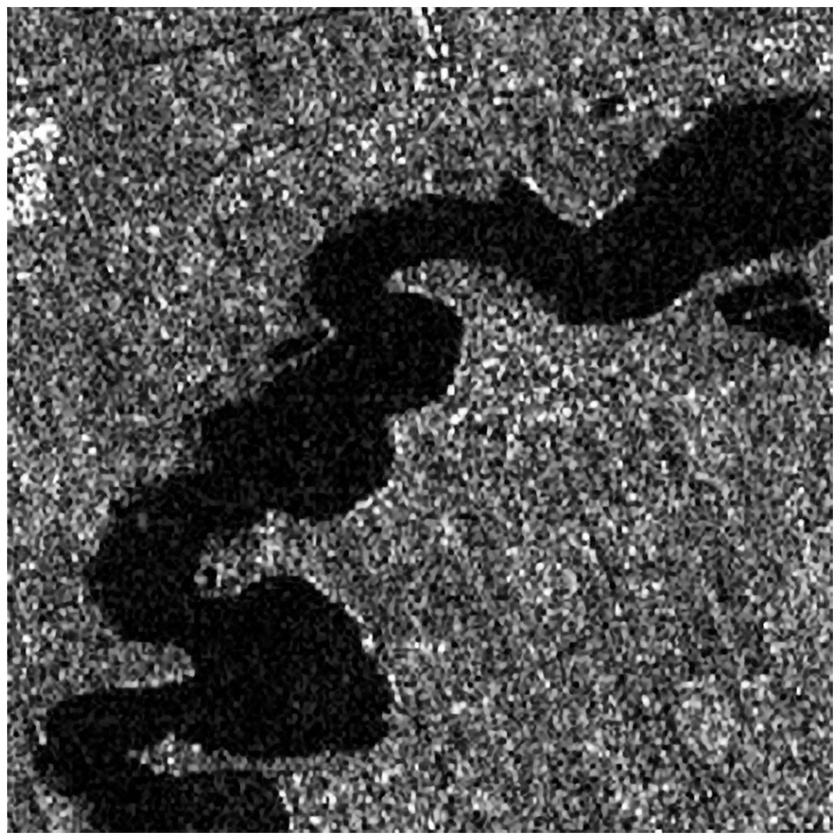
#> input picture IP/Lab_3/sar_2.jpg, 840 x 840 px, shrunk from 1200 x 1199 before the run
$ jupyter execute --allow-errors 'DE_IP_2025_Task_3_Ermakov_3823B1PR3 (2).ipynb'   (older library calls are emulated)
#> lines starting #> are read from the running program, lines starting #| are printed output that depends on the picture; after the words box and inside, x2 and y2 are one past the last pixel; in counts of white or black regions, pixels touching at a corner belong together
[cell 1]
import numpy as np
import cv2
import matplotlib.pyplot as plt

[cell 2]
image = cv2.imread('sar_2.jpg')
#> image is the input picture: shape (840, 840, 3); min 0, max 255, mean 78.8
image_gray = cv2.cvtColor(image, cv2.COLOR_BGR2GRAY)

[cell 3]
plt.imshow(image_gray, cmap="gray")

# Точечная бинаризация

[cell 4]
import copy

bin_img = copy.deepcopy(image_gray)
T  = 50
bin_img[image_gray < T] = 0
bin_img[image_gray >= T] = 255
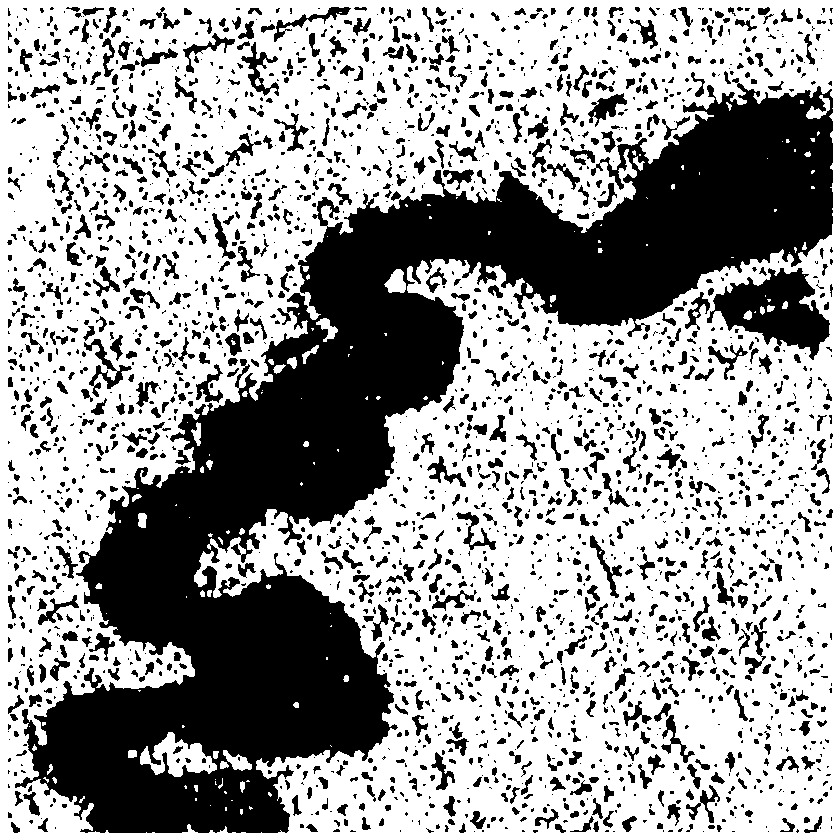
#> bin_img: shape (840, 840); 62.7% white; 2723 black regions (1545 under 20 px), largest, box (x1, y1, x2, y2) and area: (15, 78, 833, 833) 174416, (707, 268, 830, 360) 5739, (84, 339, 132, 397) 680

[cell 5]
plt.imshow(bin_img, cmap="gray")

# Бинаризация Отсу

[cell 6]
# otsu binarization
_,th2 = cv2.threshold(image_gray,0,255,cv2.THRESH_BINARY+cv2.THRESH_OTSU)
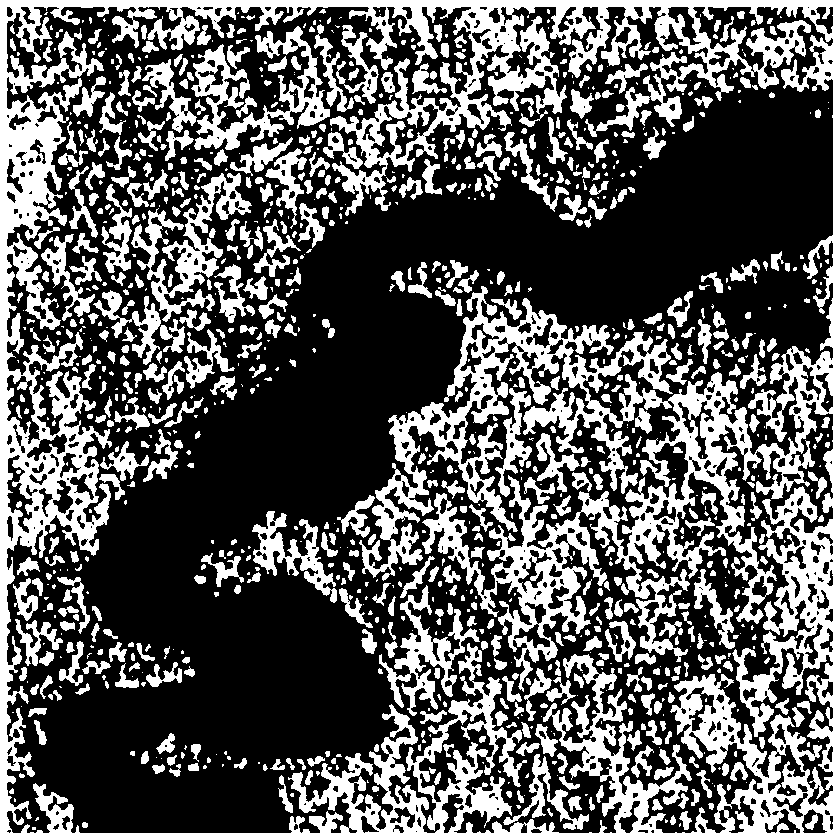
#> th2: shape (840, 840); 35.9% white; 1119 white regions (497 under 20 px), largest, box (x1, y1, x2, y2) and area: (0, 0, 840, 840) 160386, (191, 26, 330, 150) 5573, (131, 173, 252, 322) 4950

[cell 7]
plt.imshow(th2, cmap="gray")

# Адаптивная бинаризация

[cell 8]
#
th3 = cv2.adaptiveThreshold(image_gray,255,cv2.ADAPTIVE_THRESH_GAUSSIAN_C,\
            cv2.THRESH_BINARY,71,21)
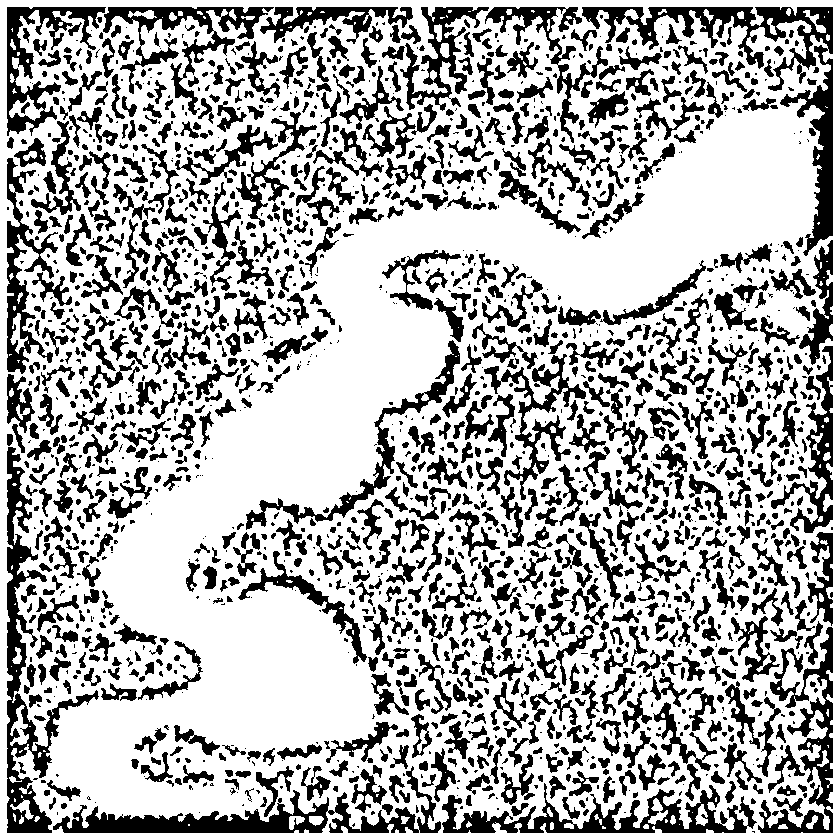
#> th3: shape (840, 840); 69.4% white; 1934 black regions (776 under 20 px), largest, box (x1, y1, x2, y2) and area: (582, 7, 833, 256) 8797, (7, 447, 99, 833) 6978, (53, 766, 441, 833) 6470

[cell 9]
plt.imshow(th3, cmap="gray")

# Оператор Собеля

[cell 10]
scale = 1
delta = 0
ddepth = cv2.CV_16S
grad_x = cv2.Sobel(image_gray, ddepth, 1, 0, ksize=3, scale=scale, delta=delta, borderType=cv2.BORDER_DEFAULT)
grad_y = cv2.Sobel(image_gray, ddepth, 0, 1, ksize=3, scale=scale, delta=delta, borderType=cv2.BORDER_DEFAULT)

[cell 11]
plt.imshow((grad_x - grad_x.min())*255, cmap="gray")

[cell 12]
plt.imshow((grad_y - grad_y.min())*255, cmap="gray")

[cell 13]
grad = cv2.addWeighted(grad_x, 0.5, grad_y, 0.5,0.0) # mean value between
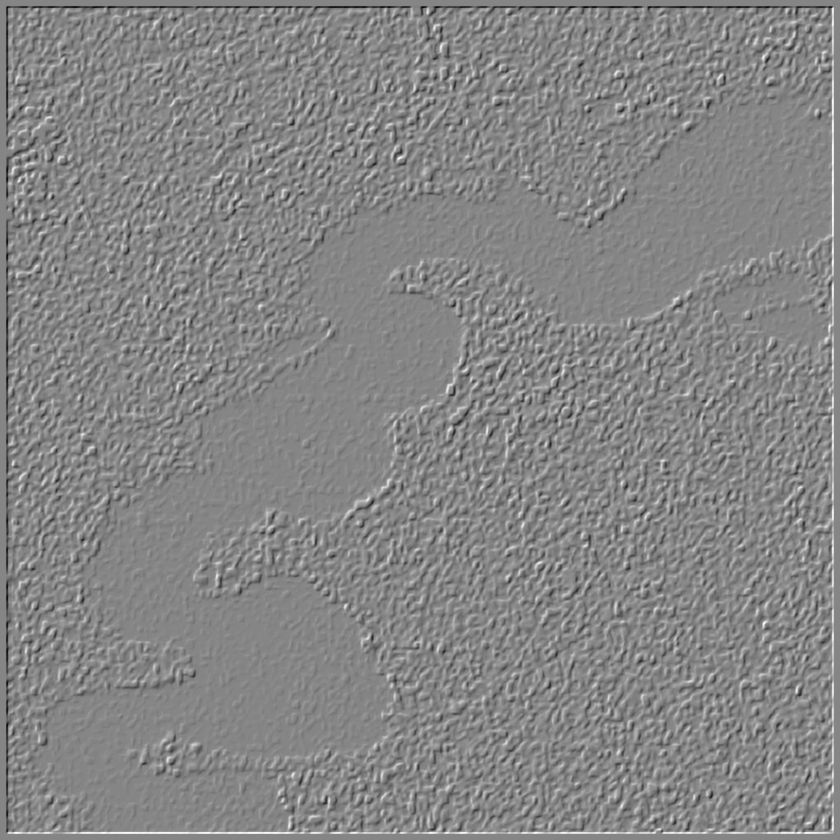
#> grad: shape (840, 840) int16; min -582, max 528, mean 0; drawn with min black and max white

[cell 14]
plt.imshow((grad - grad.min())*255, cmap="gray")

# Canny

[cell 15]
edges = cv2.Canny(image_gray,100,200)
#> edges: shape (840, 840); 19.6% white in thin lines or dots

[cell 16]
plt.imshow(edges, cmap="gray")

# Преобразование Хафа

[cell 17]
image = cv2.imread('img_1.jpg')
#> (the rest of this cell did not finish here and is left out)

#> (a cell that did not finish here is left out)

[cell 19]
canny = cv2.Canny(image_gray,50,150,apertureSize = 3)
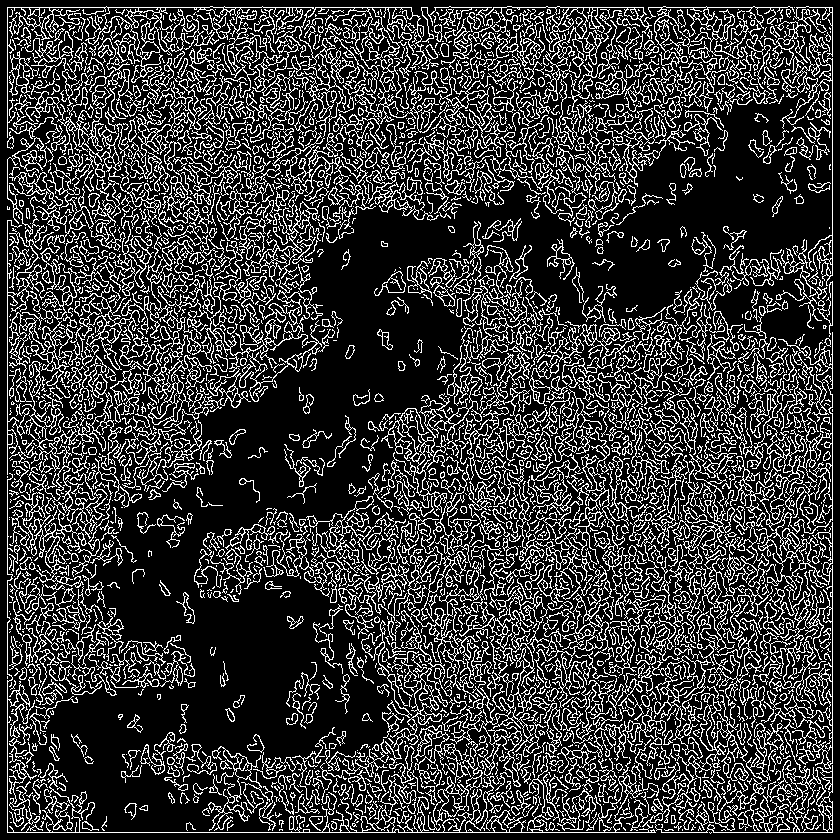
#> canny: shape (840, 840); 22.2% white in thin lines or dots

[cell 20]
lines = cv2.HoughLines(canny, 1, np.pi / 180, 190)

[cell 21]
import math

if lines is not None:
        for i in range(0, len(lines)):
            rho = lines[i][0][0]
            theta = lines[i][0][1]
            a = math.cos(theta)
            b = math.sin(theta)
            x0 = a * rho
            y0 = b * rho
            pt1 = (int(x0 + 1000*(-b)), int(y0 + 1000*(a)))
            pt2 = (int(x0 - 1000*(-b)), int(y0 - 1000*(a)))
            cv2.line(image, pt1, pt2, (0,0,255), 3, cv2.LINE_AA)
#> this loop made 15643 passes
#> (rho, theta, a, b, x0, y0, pt1, pt2) on passes 1 to 3: (832, 1.57, -4.37e-08, 1, -3.64e-05, 832, (-1000, 831), (999, 832)), (832, 0, 1, 0, 832, 0, (832, 1000), (832, -1000)), (7, 0, 1, 0, 7, 0, (7, 1000), (7, -1000))

#> (a cell that did not finish here is left out)

[cell 23]
#ДЗ
# 1. Для изображения sar_3.jpg найти наиболее протяженный участок
# (выделить линии при помощи преобразования Хафа)
# 2. Для изображения sar_3.jpg провести исследование алгоритмов бинаризации, выделить участок дорожной полосы.

[cell 24]
import cv2
import numpy as np
import matplotlib.pyplot as plt


image_path = "sar_3.jpg"
img = cv2.imread(image_path, cv2.IMREAD_GRAYSCALE)
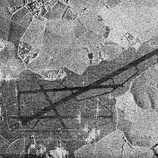
#> input picture IP/Lab_3/sar_3.jpg, 158 x 158 px, shrunk from 225 x 225 before the run
#> img is the input picture: shape (158, 158); min 3, max 255, mean 130.6

# ============================================================
# 1. Преобразование Хафа (поиск самой длинной линии)
# ============================================================

# Предобработка
blurred = cv2.GaussianBlur(img, (5, 5), 1.5)
edges = cv2.Canny(blurred, 50, 150, apertureSize=3)
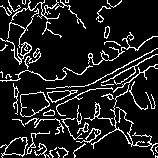
#> edges: shape (158, 158); 12.2% white in thin lines or dots

# Прямые линии (Probabilistic Hough Transform)
linesP = cv2.HoughLinesP(edges, 1, np.pi/180, threshold=100,
                         minLineLength=100, maxLineGap=10)
#> linesP = [[21, 121, 157, 48]]

# Рисуем все линии и ищем самую длинную
color_img = cv2.cvtColor(img, cv2.COLOR_GRAY2BGR)
max_len = 0
longest_line = None

if linesP is not None:
    for line in linesP:
        x1, y1, x2, y2 = line[0]
        length = np.sqrt((x2-x1)**2 + (y2-y1)**2)
        cv2.line(color_img, (x1, y1), (x2, y2), (0, 255, 0), 1)
        if length > max_len:
            max_len = length
            longest_line = (x1, y1, x2, y2)
#> this loop made 1 pass
#> (x1, y1, x2, y2, length, max_len) on pass 1: (21, 121, 157, 48, 154.4, 154.4)
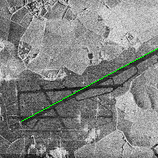
#> color_img: shape (158, 158, 3); 0.55% of pixels changed, all inside (x1, y1, x2, y2) = (21, 48, 158, 122)
#> after the loop, max_len = 154.4

if longest_line:
    x1, y1, x2, y2 = longest_line
    cv2.line(color_img, (x1, y1), (x2, y2), (255, 0, 0), 3)
#> color_img: shape (158, 158, 3); 3.09% of pixels changed, all inside (x1, y1, x2, y2) = (19, 46, 158, 124)

# ============================================================
# 2. Бинаризация изображения
# ============================================================

# Глобальный порог
_, binary_global = cv2.threshold(img, 127, 255, cv2.THRESH_BINARY)
#> binary_global: shape (158, 158); 53.4% white; 329 black regions (315 under 20 px), largest, box (x1, y1, x2, y2) and area: (0, 46, 158, 158) 9153, (0, 0, 42, 63) 1181, (121, 126, 136, 148) 92

# Порог Оцу
_, binary_otsu = cv2.threshold(img, 0, 255, cv2.THRESH_BINARY + cv2.THRESH_OTSU)
#> binary_otsu: shape (158, 158); 52.6% white; 329 black regions (314 under 20 px), largest, box (x1, y1, x2, y2) and area: (0, 46, 158, 158) 9261, (0, 0, 42, 63) 1200, (37, 0, 58, 19) 106

# Адаптивная бинаризация
binary_adaptive = cv2.adaptiveThreshold(img, 255, cv2.ADAPTIVE_THRESH_GAUSSIAN_C,
                                        cv2.THRESH_BINARY, 15, 5)
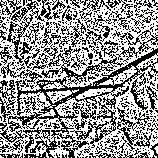
#> binary_adaptive: shape (158, 158); 58.3% white; black in thin lines or dots


plt.figure(figsize=(15,10))

plt.subplot(2,3,1)
plt.title("Исходное изображение")
plt.imshow(img, cmap='gray')
plt.axis("off")

plt.subplot(2,3,2)
plt.title("Границы (Canny)")
plt.imshow(edges, cmap='gray')
plt.axis("off")

plt.subplot(2,3,3)
plt.title("Самая длинная линия (Хафа)")
plt.imshow(cv2.cvtColor(color_img, cv2.COLOR_BGR2RGB))
plt.axis("off")

plt.subplot(2,3,4)
plt.title("Глобальная бинаризация")
plt.imshow(binary_global, cmap='gray')
plt.axis("off")

plt.subplot(2,3,5)
plt.title("Otsu бинаризация")
plt.imshow(binary_otsu, cmap='gray')
plt.axis("off")

plt.subplot(2,3,6)
plt.title("Адаптивная бинаризация")
plt.imshow(binary_adaptive, cmap='gray')
plt.axis("off")

plt.show()
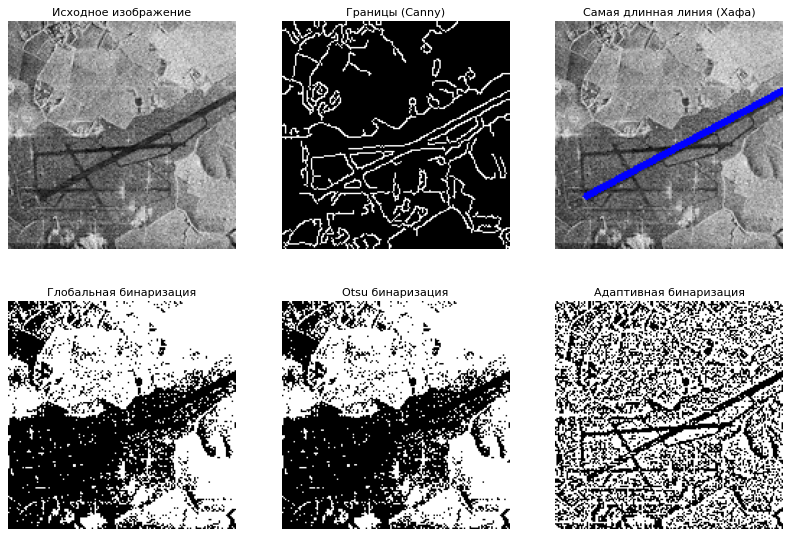
#> figure drawn by matplotlib, 6 panels
